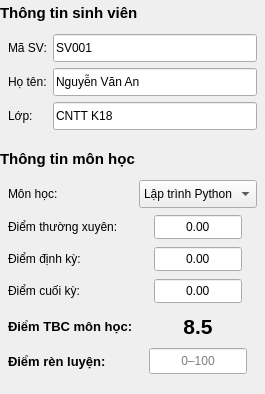
             <widget class="QWidget" name="sidebar">
              <layout class="QVBoxLayout" name="sidebarLayout">
               <item>
                <widget class="QFrame" name="studentCard">
                 <layout class="QVBoxLayout" name="studentCardLayout">
                  <property name="spacing">
                   <number>0</number>
                  </property>
                  <property name="leftMargin">
                   <number>0</number>
                  </property>
                  <property name="topMargin">
                   <number>0</number>
                  </property>
                  <property name="rightMargin">
                   <number>0</number>
                  </property>
                  <property name="bottomMargin">
                   <number>0</number>
                  </property>
                  <item>
                   <widget class="QLabel" name="studentHeading">
                    <property name="font">
                     <font>
                      <family>Segoe UI</family>
                      <pointsize>11</pointsize>
                      <weight>75</weight>
                      <bold>true</bold>
                     </font>
                    </property>
                    <property name="text">
                     <string>Thông tin sinh viên</string>
                    </property>
                    <property name="minimumSize">
                     <size>
                      <width>0</width>
                      <height>26</height>
                     </size>
                    </property>
                   </widget>
                  </item>
                  <item>
                   <widget class="QWidget" name="studentFields">
                    <layout class="QGridLayout" name="studentForm">
                     <item row="0" column="0">
                      <widget class="QLabel" name="studentIdEditLabel">
                       <property name="text">
                        <string>Mã SV:</string>
                       </property>
                      </widget>
                     </item>
                     <item row="0" column="1">
                      <widget class="QLineEdit" name="studentIdEdit">
                       <property name="text">
                        <string>SV001</string>
                       </property>
                       <property name="minimumSize">
                        <size>
                         <width>0</width>
                         <height>28</height>
                        </size>
                       </property>
                      </widget>
                     </item>
                     <item row="1" column="0">
                      <widget class="QLabel" name="fullNameEditLabel">
                       <property name="text">
                        <string>Họ tên:</string>
                       </property>
                      </widget>
                     </item>
                     <item row="1" column="1">
                      <widget class="QLineEdit" name="fullNameEdit">
                       <property name="text">
                        <string>Nguyễn Văn An</string>
                       </property>
                       <property name="minimumSize">
                        <size>
                         <width>0</width>
                         <height>28</height>
                        </size>
                       </property>
                      </widget>
                     </item>
                     <item row="2" column="0">
                      <widget class="QLabel" name="classEditLabel">
                       <property name="text">
                        <string>Lớp:</string>
                       </property>
                      </widget>
                     </item>
                     <item row="2" column="1">
                      <widget class="QLineEdit" name="classEdit">
                       <property name="text">
                        <string>CNTT K18</string>
                       </property>
                       <property name="minimumSize">
                        <size>
                         <width>0</width>
                         <height>28</height>
                        </size>
                       </property>
                      </widget>
                     </item>
                     <property name="leftMargin">
                      <number>8</number>
                     </property>
                     <property name="topMargin">
                      <number>8</number>
                     </property>
                     <property name="rightMargin">
                      <number>8</number>
                     </property>
                     <property name="bottomMargin">
                      <number>8</number>
                     </property>
                     <property name="spacing">
                      <number>6</number>
                     </property>
                    </layout>
                   </widget>
                  </item>
                 </layout>
                </widget>
               </item>
               <item>
                <widget class="QFrame" name="subjectCard">
                 <layout class="QVBoxLayout" name="subjectCardLayout">
                  <property name="spacing">
                   <number>0</number>
                  </property>
                  <property name="leftMargin">
                   <number>0</number>
                  </property>
                  <property name="topMargin">
                   <number>0</number>
                  </property>
                  <property name="rightMargin">
                   <number>0</number>
                  </property>
                  <property name="bottomMargin">
                   <number>0</number>
                  </property>
                  <item>
                   <widget class="QLabel" name="subjectHeading">
                    <property name="font">
                     <font>
                      <family>Segoe UI</family>
                      <pointsize>11</pointsize>
                      <weight>75</weight>
                      <bold>true</bold>
                     </font>
                    </property>
                    <property name="text">
                     <string>Thông tin môn học</string>
                    </property>
                    <property name="minimumSize">
                     <size>
                      <width>0</width>
                      <height>26</height>
                     </size>
                    </property>
                   </widget>
                  </item>
                  <item>
                   <widget class="QWidget" name="subjectFields">
                    <layout class="QGridLayout" name="subjectForm">
                     <item row="0" column="0">
                      <widget class="QLabel" name="subjectLabel">
                       <property name="text">
                        <string>Môn học:</string>
                       </property>
                      </widget>
                     </item>
                     <item row="0" column="1">
                      <widget class="QComboBox" name="subjectCombo">
                       <item>
                        <property name="text">
                         <string>Lập trình Python</string>
                        </property>
                       </item>
                       <item>
                        <property name="text">
                         <string>Cơ sở dữ liệu</string>
                        </property>
                       </item>
                       <item>
                        <property name="text">
                         <string>Toán rời rạc</string>
                        </property>
                       </item>
                       <property name="minimumSize">
                        <size>
                         <width>0</width>
                         <height>28</height>
                        </size>
                       </property>
                      </widget>
                     </item>
                     <item row="1" column="0">
                      <widget class="QLabel" name="regularScoreSpinLabel">
                       <property name="text">
                        <string>Điểm thường xuyên:</string>
                       </property>
                      </widget>
                     </item>
                     <item row="1" column="1" alignment="Qt::AlignHCenter">
                      <widget class="QDoubleSpinBox" name="regularScoreSpin">
                       <property name="alignment">
                        <set>Qt::AlignCenter</set>
                       </property>
                       <property name="buttonSymbols">
                        <enum>QAbstractSpinBox::NoButtons</enum>
                       </property>
                       <property name="decimals">
                        <number>2</number>
                       </property>
                       <property name="minimum">
                        <double>0.000000000000000</double>
                       </property>
                       <property name="maximum">
                        <double>10.000000000000000</double>
                       </property>
                       <property name="singleStep">
                        <double>0.100000000000000</double>
                       </property>
                       <property name="value">
                        <double>0.000000000000000</double>
                       </property>
                       <property name="minimumSize">
                        <size>
                         <width>88</width>
                         <height>26</height>
                        </size>
                       </property>
                       <property name="maximumSize">
                        <size>
                         <width>104</width>
                         <height>26</height>
                        </size>
                       </property>
                      </widget>
                     </item>
                     <item row="2" column="0">
                      <widget class="QLabel" name="midtermScoreSpinLabel">
                       <property name="text">
                        <string>Điểm định kỳ:</string>
                       </property>
                      </widget>
                     </item>
                     <item row="2" column="1" alignment="Qt::AlignHCenter">
                      <widget class="QDoubleSpinBox" name="midtermScoreSpin">
                       <property name="alignment">
                        <set>Qt::AlignCenter</set>
                       </property>
                       <property name="buttonSymbols">
                        <enum>QAbstractSpinBox::NoButtons</enum>
                       </property>
                       <property name="decimals">
                        <number>2</number>
                       </property>
                       <property name="minimum">
                        <double>0.000000000000000</double>
                       </property>
                       <property name="maximum">
                        <double>10.000000000000000</double>
                       </property>
                       <property name="singleStep">
                        <double>0.100000000000000</double>
                       </property>
                       <property name="value">
                        <double>0.000000000000000</double>
                       </property>
                       <property name="minimumSize">
                        <size>
                         <width>88</width>
                         <height>26</height>
                        </size>
                       </property>
                       <property name="maximumSize">
                        <size>
                         <width>104</width>
                         <height>26</height>
                        </size>
                       </property>
                      </widget>
                     </item>
                     <item row="3" column="0">
                      <widget class="QLabel" name="finalScoreSpinLabel">
                       <property name="text">
                        <string>Điểm cuối kỳ:</string>
                       </property>
                      </widget>
                     </item>
                     <item row="3" column="1" alignment="Qt::AlignHCenter">
                      <widget class="QDoubleSpinBox" name="finalScoreSpin">
                       <property name="alignment">
                        <set>Qt::AlignCenter</set>
                       </property>
                       <property name="buttonSymbols">
                        <enum>QAbstractSpinBox::NoButtons</enum>
                       </property>
                       <property name="decimals">
                        <number>2</number>
                       </property>
                       <property name="minimum">
                        <double>0.000000000000000</double>
                       </property>
                       <property name="maximum">
                        <double>10.000000000000000</double>
                       </property>
                       <property name="singleStep">
                        <double>0.100000000000000</double>
                       </property>
                       <property name="value">
                        <double>0.000000000000000</double>
                       </property>
                       <property name="minimumSize">
                        <size>
                         <width>88</width>
                         <height>26</height>
                        </size>
                       </property>
                       <property name="maximumSize">
                        <size>
                         <width>104</width>
                         <height>26</height>
                        </size>
                       </property>
                      </widget>
                     </item>
                     <item row="4" column="0">
                      <widget class="QLabel" name="totalCaption">
                       <property name="font">
                        <font>
                         <family>Segoe UI</family>
                         <pointsize>10</pointsize>
                         <weight>75</weight>
                         <bold>true</bold>
                        </font>
                       </property>
                       <property name="text">
                        <string>Điểm TBC môn học:</string>
                       </property>
                      </widget>
                     </item>
                     <item row="4" column="1" alignment="Qt::AlignHCenter">
                      <widget class="QLabel" name="totalScoreLabel">
                       <property name="font">
                        <font>
                         <family>Segoe UI</family>
                         <pointsize>16</pointsize>
                         <weight>75</weight>
                         <bold>true</bold>
                        </font>
                       </property>
                       <property name="text">
                        <string>8.5</string>
                       </property>
                       <property name="alignment">
                        <set>Qt::AlignCenter</set>
                       </property>
                       <property name="minimumSize">
                        <size>
                         <width>104</width>
                         <height>32</height>
                        </size>
                       </property>
                      </widget>
                     </item>
                     <item row="5" column="0">
                      <widget class="QLabel" name="conductLabel">
                       <property name="font">
                        <font>
                         <family>Segoe UI</family>
                         <pointsize>10</pointsize>
                         <weight>75</weight>
                         <bold>true</bold>
                        </font>
                       </property>
                       <property name="text"><string>Điểm rèn luyện:</string></property>
                      </widget>
                     </item>
                     <item row="5" column="1" alignment="Qt::AlignHCenter">
                      <widget class="QLineEdit" name="conductEdit">
                       <property name="placeholderText"><string>0–100</string></property>
                       <property name="minimumSize"><size><width>98</width><height>26</height></size></property>
                       <property name="maximumSize"><size><width>98</width><height>26</height></size></property>
                       <property name="alignment"><set>Qt::AlignCenter</set></property>
                      </widget>
                     </item>
                     <property name="leftMargin">
                      <number>8</number>
                     </property>
                     <property name="topMargin">
                      <number>8</number>
                     </property>
                     <property name="rightMargin">
                      <number>8</number>
                     </property>
                     <property name="bottomMargin">
                      <number>8</number>
                     </property>
                     <property name="spacing">
                      <number>6</number>
                     </property>
                    </layout>
                   </widget>
                  </item>
                 </layout>
                </widget>
               </item>
               <item>
                <spacer name="sidebarBottomSpace">
                 <property name="orientation">
                  <enum>Qt::Vertical</enum>
                 </property>
                 <property name="sizeHint" stdset="0">
                  <size>
                   <width>24</width>
                   <height>12</height>
                  </size>
                 </property>
                </spacer>
               </item>
               <property name="leftMargin">
                <number>0</number>
               </property>
               <property name="topMargin">
                <number>0</number>
               </property>
               <property name="rightMargin">
                <number>0</number>
               </property>
               <property name="bottomMargin">
                <number>0</number>
               </property>
               <property name="spacing">
                <number>8</number>
               </property>
              </layout>
             </widget>
